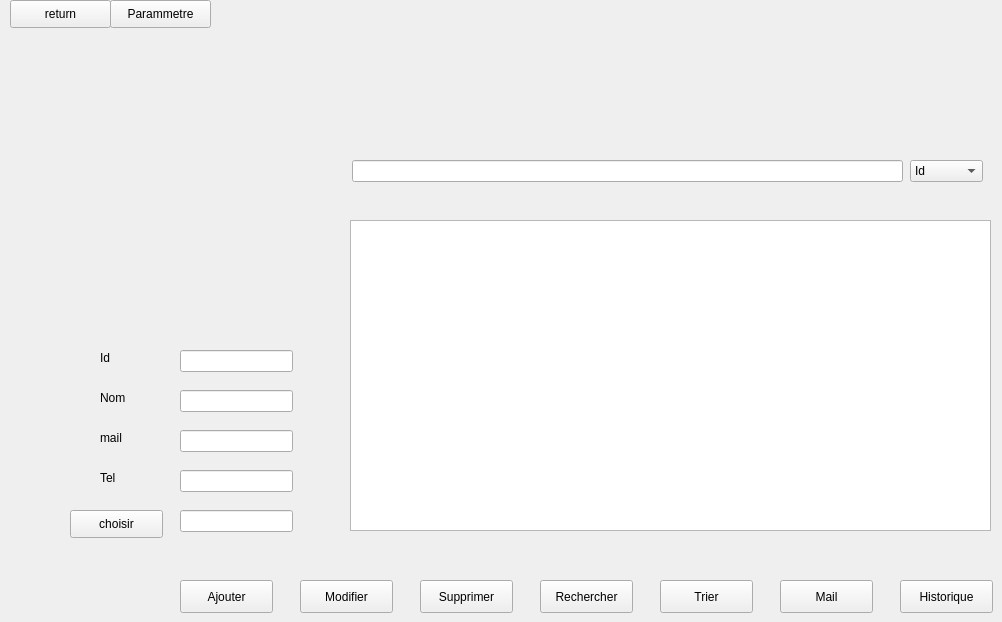
      <widget class="QWidget" name="page_22">
       <widget class="QLineEdit" name="lineEdit_Tel">
        <property name="geometry">
         <rect>
          <x>180</x>
          <y>470</y>
          <width>113</width>
          <height>22</height>
         </rect>
        </property>
       </widget>
       <widget class="QLabel" name="label_3">
        <property name="geometry">
         <rect>
          <x>100</x>
          <y>430</y>
          <width>56</width>
          <height>16</height>
         </rect>
        </property>
        <property name="text">
         <string>mail</string>
        </property>
       </widget>
       <widget class="QPushButton" name="modifier_bt">
        <property name="geometry">
         <rect>
          <x>300</x>
          <y>580</y>
          <width>93</width>
          <height>33</height>
         </rect>
        </property>
        <property name="text">
         <string>Modifier</string>
        </property>
       </widget>
       <widget class="QPushButton" name="pushButton_2">
        <property name="geometry">
         <rect>
          <x>540</x>
          <y>580</y>
          <width>93</width>
          <height>33</height>
         </rect>
        </property>
        <property name="text">
         <string>Rechercher</string>
        </property>
       </widget>
       <widget class="QPushButton" name="Browse_img">
        <property name="geometry">
         <rect>
          <x>70</x>
          <y>510</y>
          <width>93</width>
          <height>28</height>
         </rect>
        </property>
        <property name="text">
         <string>choisir</string>
        </property>
       </widget>
       <widget class="QPushButton" name="bt_Ajouter">
        <property name="geometry">
         <rect>
          <x>180</x>
          <y>580</y>
          <width>93</width>
          <height>33</height>
         </rect>
        </property>
        <property name="text">
         <string>Ajouter</string>
        </property>
       </widget>
       <widget class="QLineEdit" name="lineEdit_Email">
        <property name="geometry">
         <rect>
          <x>180</x>
          <y>430</y>
          <width>113</width>
          <height>22</height>
         </rect>
        </property>
       </widget>
       <widget class="QComboBox" name="comboBox">
        <property name="geometry">
         <rect>
          <x>910</x>
          <y>160</y>
          <width>73</width>
          <height>22</height>
         </rect>
        </property>
        <item>
         <property name="text">
          <string>Id</string>
         </property>
        </item>
        <item>
         <property name="text">
          <string>Nom</string>
         </property>
        </item>
        <item>
         <property name="text">
          <string>Email</string>
         </property>
        </item>
        <item>
         <property name="text">
          <string>Tel</string>
         </property>
        </item>
       </widget>
       <widget class="QLineEdit" name="lineEdit_image">
        <property name="geometry">
         <rect>
          <x>180</x>
          <y>510</y>
          <width>113</width>
          <height>22</height>
         </rect>
        </property>
       </widget>
       <widget class="QLabel" name="label_2">
        <property name="geometry">
         <rect>
          <x>100</x>
          <y>390</y>
          <width>56</width>
          <height>16</height>
         </rect>
        </property>
        <property name="text">
         <string>Nom</string>
        </property>
       </widget>
       <widget class="QTableView" name="Tab_Client">
        <property name="geometry">
         <rect>
          <x>350</x>
          <y>220</y>
          <width>641</width>
          <height>311</height>
         </rect>
        </property>
       </widget>
       <widget class="QLabel" name="label_img">
        <property name="geometry">
         <rect>
          <x>180</x>
          <y>170</y>
          <width>141</width>
          <height>131</height>
         </rect>
        </property>
        <property name="text">
         <string/>
        </property>
       </widget>
       <widget class="QLineEdit" name="lineEdit_Id">
        <property name="geometry">
         <rect>
          <x>180</x>
          <y>350</y>
          <width>113</width>
          <height>22</height>
         </rect>
        </property>
       </widget>
       <widget class="QLineEdit" name="lineEdit_Nom">
        <property name="geometry">
         <rect>
          <x>180</x>
          <y>390</y>
          <width>113</width>
          <height>22</height>
         </rect>
        </property>
       </widget>
       <widget class="QPushButton" name="Supprimer_bt">
        <property name="geometry">
         <rect>
          <x>420</x>
          <y>580</y>
          <width>93</width>
          <height>33</height>
         </rect>
        </property>
        <property name="text">
         <string>Supprimer</string>
        </property>
       </widget>
       <widget class="QLabel" name="label">
        <property name="geometry">
         <rect>
          <x>100</x>
          <y>350</y>
          <width>56</width>
          <height>16</height>
         </rect>
        </property>
        <property name="text">
         <string>Id</string>
        </property>
       </widget>
       <widget class="QPushButton" name="return_client_to_home">
        <property name="geometry">
         <rect>
          <x>470</x>
          <y>340</y>
          <width>93</width>
          <height>28</height>
         </rect>
        </property>
        <property name="text">
         <string>PushButton</string>
        </property>
       </widget>
       <widget class="QLineEdit" name="lineEdit_rech">
        <property name="geometry">
         <rect>
          <x>352</x>
          <y>160</y>
          <width>551</width>
          <height>22</height>
         </rect>
        </property>
       </widget>
       <widget class="QPushButton" name="Trier_bt">
        <property name="geometry">
         <rect>
          <x>660</x>
          <y>580</y>
          <width>93</width>
          <height>33</height>
         </rect>
        </property>
        <property name="text">
         <string>Trier</string>
        </property>
       </widget>
       <widget class="QLabel" name="label_4">
        <property name="geometry">
         <rect>
          <x>100</x>
          <y>470</y>
          <width>56</width>
          <height>16</height>
         </rect>
        </property>
        <property name="text">
         <string>Tel</string>
        </property>
       </widget>
       <widget class="QPushButton" name="pushButton_historique_k">
        <property name="geometry">
         <rect>
          <x>900</x>
          <y>580</y>
          <width>93</width>
          <height>33</height>
         </rect>
        </property>
        <property name="text">
         <string>Historique</string>
        </property>
       </widget>
       <widget class="QPushButton" name="pushButton_mail_k">
        <property name="geometry">
         <rect>
          <x>780</x>
          <y>580</y>
          <width>93</width>
          <height>33</height>
         </rect>
        </property>
        <property name="text">
         <string>Mail</string>
        </property>
       </widget>
       <widget class="QPushButton" name="pushButton_6">
        <property name="geometry">
         <rect>
          <x>10</x>
          <y>0</y>
          <width>101</width>
          <height>28</height>
         </rect>
        </property>
        <property name="text">
         <string>return</string>
        </property>
       </widget>
       <widget class="QPushButton" name="pushButton_param_gestion_4">
        <property name="geometry">
         <rect>
          <x>110</x>
          <y>0</y>
          <width>101</width>
          <height>28</height>
         </rect>
        </property>
        <property name="text">
         <string>Parammetre</string>
        </property>
       </widget>
       <zorder>return_client_to_home</zorder>
       <zorder>lineEdit_Tel</zorder>
       <zorder>label_3</zorder>
       <zorder>modifier_bt</zorder>
       <zorder>pushButton_2</zorder>
       <zorder>Browse_img</zorder>
       <zorder>bt_Ajouter</zorder>
       <zorder>lineEdit_Email</zorder>
       <zorder>comboBox</zorder>
       <zorder>lineEdit_image</zorder>
       <zorder>label_2</zorder>
       <zorder>Tab_Client</zorder>
       <zorder>label_img</zorder>
       <zorder>lineEdit_Id</zorder>
       <zorder>lineEdit_Nom</zorder>
       <zorder>Supprimer_bt</zorder>
       <zorder>label</zorder>
       <zorder>lineEdit_rech</zorder>
       <zorder>Trier_bt</zorder>
       <zorder>label_4</zorder>
       <zorder>pushButton_historique_k</zorder>
       <zorder>pushButton_mail_k</zorder>
       <zorder>pushButton_6</zorder>
       <zorder>pushButton_param_gestion_4</zorder>
      </widget>
